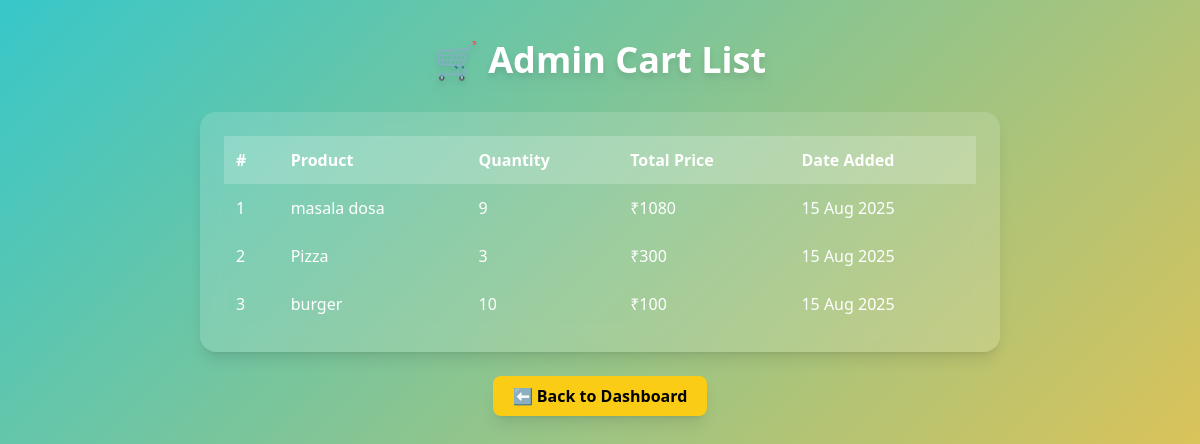
Screenshot of /admincartlist/ (signed in) with the database file from the repository.
### foodshopapp/models.py (models this page shows)
class cart(models.Model):
    user=models.ForeignKey(reg,on_delete=models.CASCADE,null=True,blank=True)
    product=models.ForeignKey(product,on_delete=models.CASCADE,null=True,blank=True)
    quantity=models.IntegerField(null=True,blank=True)
    date_added=models.DateTimeField(auto_now_add=True)
    totalprice=models.IntegerField(null=True,blank=True)

class product(models.Model):
    name=models.CharField(max_length=100,null=True,blank=True)
    price=models.IntegerField(null=True,blank=True)
    quantity=models.IntegerField(null=True,blank=True)
    image=models.FileField(upload_to='image/',null=True,blank=True)
    description=models.TextField(max_length=1000,null=True,blank=True)
    STATUS_CHOICES = [
        ('Available', 'Available'),
        ('Unavailable', 'Unavailable'),
        ('Coming Soon', 'Coming Soon'),
    ]
    status=models.CharField(max_length=20,choices=STATUS_CHOICES,null=True,blank=True)

### foodshopapp/views.py (the view)
# urls.py: path('admincartlist/', views.admincartlist, name='admincartlist'),
def admincartlist(request):
    if 'email' in request.session:
        user_email = request.session['email']
        user = models.reg.objects.get(email=user_email)
        cartitems = models.cart.objects.filter(user=user)
        return render(request, 'admincartlist.html', {'cartitems': cartitems})
    else:
        return redirect('adminlogin')

### foodshopapp/templates/admincartlist.html (shortened to what this page needs)
{% load static %}
<!DOCTYPE html>
<html lang="en">
<head>
    <script src="https://cdn.tailwindcss.com"></script>
</head>
<body class="min-h-screen flex flex-col items-center py-10 text-white">
    <h1 class="text-4xl font-bold mb-8 drop-shadow-lg">🛒 Admin Cart List</h1>
    <div class="w-11/12 lg:w-8/12 glass p-6 shadow-lg">
        <table class="w-full table-auto border-collapse">
            <thead>
                <tr class="bg-white bg-opacity-20">
                    <th class="p-3 text-left">#</th>
                    <th class="p-3 text-left">Product</th>
                    <th class="p-3 text-left">Quantity</th>
                    <th class="p-3 text-left">Total Price</th>
                    <th class="p-3 text-left">Date Added</th>
                </tr>
            </thead>
            <tbody>
                {% if cartitems %}
                    {% for item in cartitems %}
                    <tr class="hover:bg-white hover:bg-opacity-10 transition">
                        <td class="p-3">{{ forloop.counter }}</td>
                        <td class="p-3">{{ item.product.name }}</td>
                        <td class="p-3">{{ item.quantity }}</td>
                        <td class="p-3">₹{{ item.totalprice }}</td>
                        <td class="p-3">{{ item.date_added|date:"d M Y" }}</td>
                    </tr>
                    {% endfor %}
                {% else %}
                    <tr>
                        <td colspan="5" class="p-6 text-center text-gray-200">
                            No cart items found.
                        </td>
                    </tr>
                {% endif %}
            </tbody>
        </table>
    </div>
    <a href="{% url 'adminhome' %}"
       class="mt-6 px-5 py-2 bg-yellow-400 hover:bg-yellow-500 text-black font-semibold rounded-lg shadow-lg transition">
       ⬅ Back to Dashboard
    </a>
</body>
</html>

### rows the page displays
cart: product.name "masala dosa", quantity "9", totalprice "1080", date_added "15 Aug 2025"
cart: product.name "Pizza", quantity "3", totalprice "300", date_added "15 Aug 2025"
cart: product.name "burger", quantity "10", totalprice "100", date_added "15 Aug 2025"
